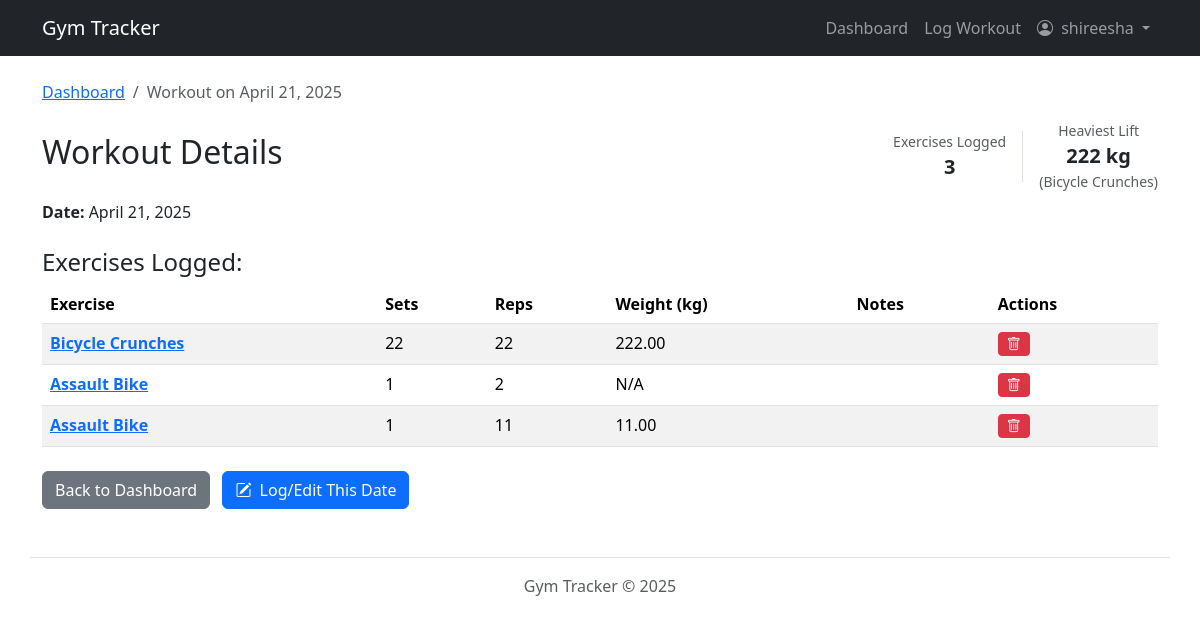
Screenshot of /workouts/session/26/ (signed in) with the database file from the repository.
### workouts/models.py (models this page shows, shortened)
class WorkoutSession(models.Model):
    user = models.ForeignKey(User, on_delete=models.CASCADE)
    date = models.DateField(default=timezone.now)
    created_at = models.DateTimeField(auto_now_add=True)
    notes = models.TextField(blank=True, null=True)
    class Meta:
        unique_together = ('user', 'date')
        ordering = ['-date']

class Exercise(models.Model):
    name = models.CharField(max_length=100, unique=True)
    description = models.TextField(blank=True, null=True)

class WorkoutLog(models.Model):
    session = models.ForeignKey(WorkoutSession, related_name='logs', on_delete=models.CASCADE)
    exercise = models.ForeignKey(Exercise, on_delete=models.PROTECT)  # Protect exercise from deletion if used
    sets = models.PositiveIntegerField(blank=True, null=True)
    reps = models.PositiveIntegerField(blank=True, null=True)
    weight = models.DecimalField(max_digits=6, decimal_places=2, blank=True, null=True)
    duration = models.DurationField(blank=True, null=True)  # e.g., for cardio
    notes = models.TextField(blank=True, null=True)

### workouts/views.py (the view)
# urls.py: path('session/<int:session_id>/', views.workout_detail_view, name='workout_detail'),
@login_required
def workout_detail_view(request, session_id):
    workout_session = get_object_or_404(WorkoutSession, pk=session_id, user=request.user)
    session_logs = workout_session.logs.all().order_by('id')
    log_count = session_logs.count()
    heaviest_lift_weight = None
    heaviest_lift_exercise_name = None
    if log_count > 0: # Optimization: Only query max weight if logs exist
        max_weight_aggregate = session_logs.filter(weight__isnull=False).aggregate(max_w=Max('weight'))
        if max_weight_aggregate and max_weight_aggregate['max_w'] is not None:
            heaviest_lift_weight = max_weight_aggregate['max_w']
            first_log_with_max = session_logs.filter(weight=heaviest_lift_weight).select_related('exercise').first()
            if first_log_with_max:
                heaviest_lift_exercise_name = first_log_with_max.exercise.name
    context = {
        'session': workout_session,
        'logs': session_logs,
        'log_count': log_count, # Pass count
        'heaviest_lift_weight': heaviest_lift_weight, # Pass max weight
        'heaviest_lift_exercise_name': heaviest_lift_exercise_name, # Pass exercise name
    }
    return render(request, 'workouts/workout_detail.html', context)

### workouts/templates/workouts/workout_detail.html (shortened to what this page needs)
{% extends 'workouts/base.html' %}
{% block content %}
<div class="container mt-4">
    <nav aria-label="breadcrumb">
        <ol class="breadcrumb">
            <li class="breadcrumb-item"><a href="{% url 'workouts:dashboard' %}">Dashboard</a></li>
            <li class="breadcrumb-item active" aria-current="page">Workout on {{ session.date|date:"F d, Y" }}</li>
        </ol>
    </nav>
    <div class="d-flex flex-wrap justify-content-between align-items-center mb-2">
        <h2 class="me-3">Workout Details</h2>
        <div class="d-flex align-items-center">
            {% if log_count > 0 %}
            <div class="text-center border-end pe-3 me-3">
                 <span class="text-muted d-block small">Exercises Logged</span>
                 <strong class="fs-5">{{ log_count }}</strong>
            </div>
            {% endif %}
            {% if heaviest_lift_weight is not None %}
            <div class="text-center">
                 <span class="text-muted d-block small">Heaviest Lift</span>
                 <strong class="fs-5">{{ heaviest_lift_weight|floatformat:0 }} kg</strong>
                 {% if heaviest_lift_exercise_name %}
                 <small class="d-block text-muted">({{ heaviest_lift_exercise_name }})</small>
                 {% endif %}
            </div>
            {% endif %}
        </div>
    </div>
    <p><strong>Date:</strong> {{ session.date|date:"F d, Y" }}</p>
    <h4 class="mt-4">Exercises Logged:</h4>
    {% if logs %}
    <table class="table table-striped table-hover">
        <thead>
        <tr>
            <th scope="col">Exercise</th>
            <th scope="col">Sets</th>
            <th scope="col">Reps</th>
            <th scope="col">Weight (kg)</th>
            <th scope="col">Notes</th>
            <th scope="col">Actions</th>
        </tr>
        </thead>
        <tbody>
        {% for log in logs %}
        <tr>
            <td><strong><a href="{% url 'workouts:exercise_stats' exercise_id=log.exercise.id %}"
                           title="View progress chart for {{ log.exercise.name }}">
                {{ log.exercise.name }}
            </a></strong></td>
            <td>{{ log.sets|default:"N/A" }}</td>
            <td>{{ log.reps|default:"N/A" }}</td>
            <td>{{ log.weight|default:"N/A" }}</td>
            <td>{{ log.notes|default:""|linebreaksbr }}</td>
            <td>
                <form action="{% url 'workouts:delete_workout_log' log_id=log.id %}"
                      method="POST"
                      class="d-inline"
                      onsubmit="return confirm('Are you sure you want to delete this entry?');">
                    <button type="submit" class="btn btn-danger btn-sm" title="Delete this entry">
                        <i class="bi bi-trash"></i>
                    </button>
                </form>
            </td>
        </tr>
        {% endfor %}
        </tbody>
    </table>
    {% else %}
    <p>No specific exercises were logged for this session.</p>
    {% endif %}
    <div class="mt-4">
        <a href="{% url 'workouts:dashboard' %}" class="btn btn-secondary">Back to Dashboard</a>
        <a href="{% url 'workouts:log_workout_date' date_str=session.date|date:'Y-m-d' %}" class="btn btn-primary ms-2">
            <i class="bi bi-pencil-square me-1"></i>
            Log/Edit This Date
        </a>
    </div>
</div>
{% endblock %}

### workouts/templates/workouts/base.html (shortened to what this page needs)
{% load static %}
<html lang="en">
<head>
    <link href="https://cdn.jsdelivr.net/npm/bootstrap@5.3.2/dist/css/bootstrap.min.css" rel="stylesheet"
>
    <link rel="stylesheet" href="https://cdn.jsdelivr.net/npm/bootstrap-icons@1.11.3/font/bootstrap-icons.min.css">
</head>
<body>
<nav class="navbar navbar-expand-lg navbar-dark bg-dark mb-4">
    <div class="container">
        <a class="navbar-brand" href="{% url 'home' %}">Gym Tracker</a>
        <div class="collapse navbar-collapse" id="navbarNav">
            <ul class="navbar-nav ms-auto mb-2 mb-lg-0">
                {% if user.is_authenticated %}
                <li class="nav-item">
                    <a class="nav-link {% if request.resolver_match.view_name == 'workouts:dashboard' %}active{% endif %}"
                       href="{% url 'workouts:dashboard' %}">Dashboard</a>
                </li>
                <li class="nav-item">
                    <a class="nav-link {% if request.resolver_match.view_name == 'workouts:log_workout_date' or request.resolver_match.view_name == 'workouts:log_workout_today' %}active{% endif %}"
                       href="{% url 'workouts:log_workout_today' %}">Log Workout</a>
                </li>
                <li class="nav-item dropdown">
                    <a class="nav-link dropdown-toggle" href="#" id="navbarUserDropdown" role="button"
                       data-bs-toggle="dropdown" aria-expanded="false">
                        <i class="bi bi-person-circle me-1"></i>
                        {{ user.username }}
                    </a>
                </li>
                {% endif %}
            </ul>
        </div>
    </div>
</nav>
<main role="main">
    {% block content %}{% endblock %}
</main>
<footer class="container mt-5 py-3 border-top text-center text-muted">
    Gym Tracker © {% now "Y" %}
</footer>
</body>
</html>

### rows the page displays
WorkoutSession: date "April 21, 2025"
Exercise: name "Bicycle Crunches"
WorkoutLog: exercise.name "Bicycle Crunches", sets "22", reps "22", weight "222.00"
WorkoutLog: exercise.name "Assault Bike", sets "1", reps "2", weight "N/A"
WorkoutLog: exercise.name "Assault Bike", sets "1", reps "11", weight "11.00"

### other values shown
{{ user.username }} "shireesha"
{{ log_count }} "3"
{{ heaviest_lift_weight|floatformat:0 }} "222"
